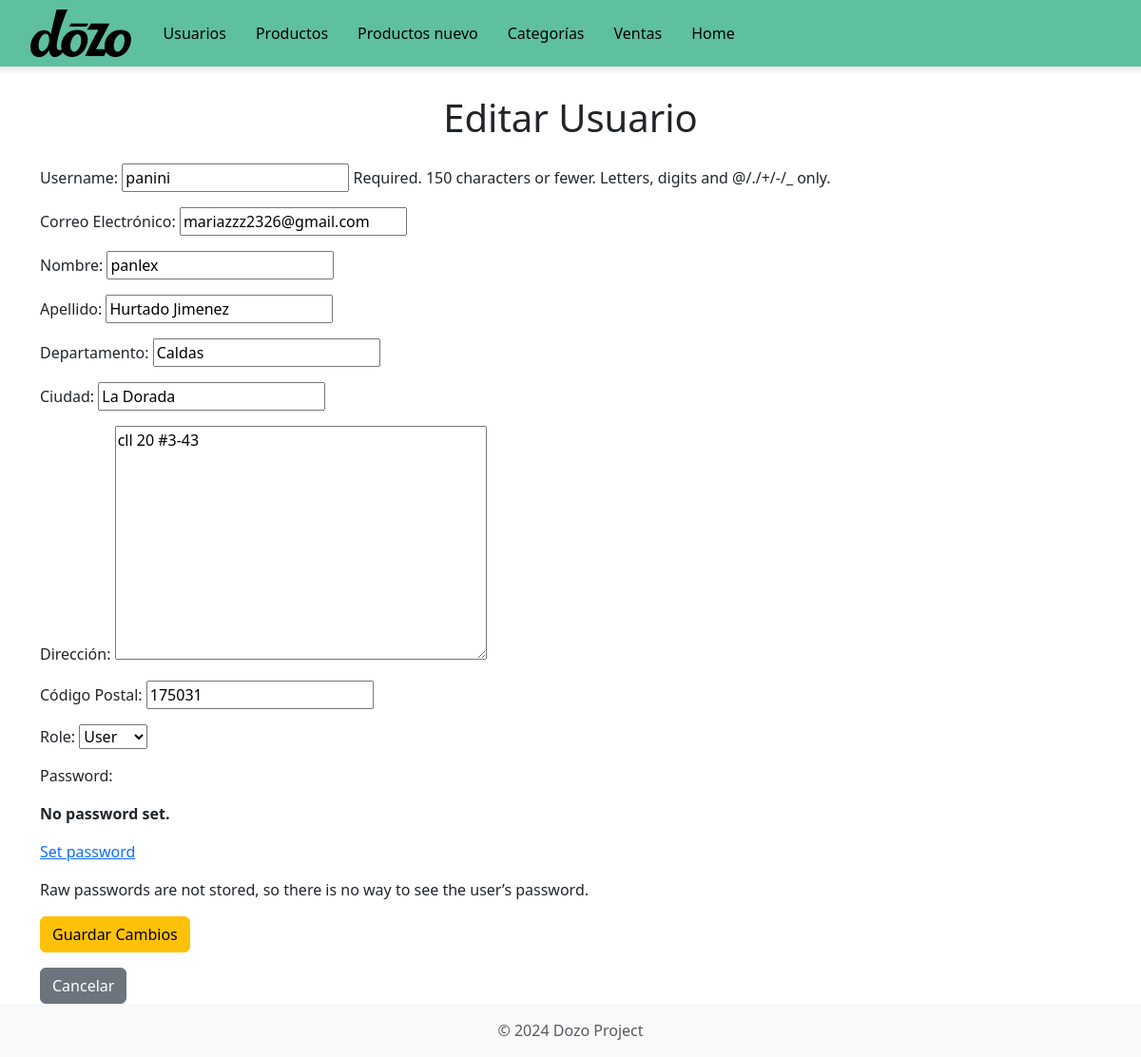
The app's page /users/editar/2/, older data.
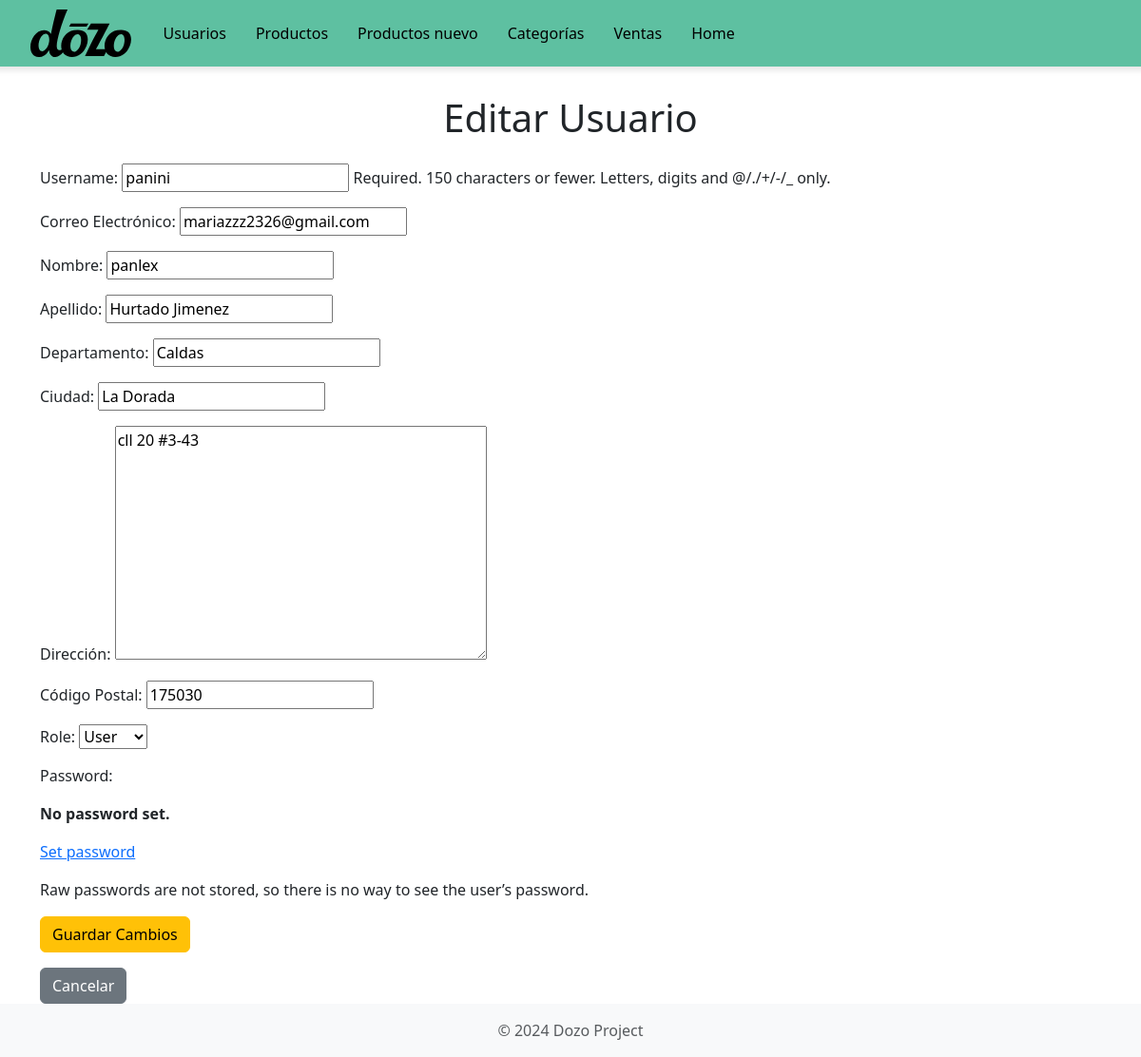
The same page, newer data.
### Dozo/models.py (models this page shows, shortened)
class CustomUser(AbstractUser):
    ROLE_CHOICES = [
        ('admin', 'Admin'),
        ('user', 'User'),
    ]
    email = models.EmailField(unique=True, verbose_name="Correo Electrónico")
    first_name = models.CharField(max_length=30, verbose_name="Nombre")
    last_name = models.CharField(max_length=30, verbose_name="Apellido")
    telefono = models.CharField(max_length=30, verbose_name="Telefono")
    department = models.CharField(max_length=100, blank=True, null=True, verbose_name="Departamento")
    city = models.CharField(max_length=100, blank=True, null=True, verbose_name="Ciudad")
    address = models.TextField(blank=True, null=True, verbose_name="Dirección")
    postal_code = models.CharField(max_length=20, blank=True, null=True, verbose_name="Código Postal")
    role = models.CharField(max_length=10, choices=ROLE_CHOICES, default=' ')
    groups = models.ManyToManyField(
        'auth.Group',
        related_name='customuser_set',
        blank=True,
        help_text='Los grupos a los que pertenece este usuario. El usuario obtendrá todos los permisos otorgados a cada uno de sus grupos.',
        related_query_name='customuser',
    )
    user_permissions = models.ManyToManyField(
        'auth.Permission',
        related_name='customuser_set',
        blank=True,
        help_text='Permisos específicos para este usuario.',
        related_query_name='customuser')

### Dozo/views.py (the view)
# urls.py: path('users/editar/<int:user_id>/', views.editar_user, name='editar_user'),
def editar_user(request, user_id):
    user = get_object_or_404(CustomUser, id=user_id)
    if request.method == 'POST':
        form = CustomUserChangeForm(request.POST, request.FILES, instance=user)
        if form.is_valid():
            form.save()
            return redirect('mostrar_user')
    else:
        form = CustomUserChangeForm(instance=user)
    return render(request, 'editar_user.html', {
        'form': form,
        'user': user
    })

### Dozo/forms.py
class CustomUserChangeForm(UserChangeForm):
    class Meta:
        model = CustomUser
        fields = (
            'username', 'email', 'first_name', 'last_name',
            'department', 'city', 'address', 'postal_code','role'
        )

### Dozo/templates/editar_user.html (shortened to what this page needs)
<!DOCTYPE html>
<html lang="en">
<head>
    <link href="https://cdn.jsdelivr.net/npm/bootstrap@5.3.0/dist/css/bootstrap.min.css" rel="stylesheet">
</head>
<body>
    <div class="navbar-container">
        <nav class="navbar navbar-expand-lg">
            <div class="container-fluid">
                <a class="navbar-brand" href="#">
                    <img src="/static/logo.svg" alt="logo">
                </a>
                <div class="collapse navbar-collapse" id="navbarNav">
                    <ul class="navbar-nav">
                        <li class="nav-item">
                            <a class="nav-link" href="/users/">Usuarios</a>
                        </li>
                        <li class="nav-item">
                            <a class="nav-link" href="/productos/">Productos</a>
                        </li>
                        <li class="nav-item">
                            <a class="nav-link" href="/productos/nuevo/">Productos nuevo</a>
                        </li>
                        <li class="nav-item">
                            <a class="nav-link" href="/categorias/">Categorías</a>
                        </li>
                        <li class="nav-item">
                            <a class="nav-link" href="/ventas/">Ventas</a>
                        </li>
                        <li class="nav-item">
                            <a class="nav-link" href="http://localhost:3000">Home</a>
                        </li>
                    </ul>
                </div>
            </div>
        </nav>
    </div>
    <div class="container form-container">
        <h1 class="text-center">Editar Usuario</h1>
        <form method="POST" enctype="multipart/form-data" class="mt-4">
            {{ form.as_p }}
            <button type="submit" class="btn btn-warning">Guardar Cambios</button>
        </form>
        <a href="/users/" class="btn btn-secondary mt-3">Cancelar</a>
    </div>
    <footer class="footer mt-auto py-3">
        <div class="container">
            <span class="text-muted">&copy; 2024 Dozo Project</span>
        </div>
    </footer>
</body>
</html>

Row changes from the older to the newer data that the page shows:
changed CustomUser "panini": postal_code "175031" → "175030"
